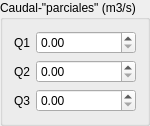
             <widget class="QGroupBox" name="groupBox_17">
              <property name="maximumSize">
               <size>
                <width>150</width>
                <height>16777215</height>
               </size>
              </property>
              <property name="title">
               <string>Caudal-&quot;parciales&quot; (m3/s)</string>
              </property>
              <layout class="QFormLayout" name="formLayout_6">
               <item row="0" column="0">
                <widget class="QLabel" name="label_55">
                 <property name="text">
                  <string>Q1</string>
                 </property>
                </widget>
               </item>
               <item row="0" column="1">
                <widget class="QDoubleSpinBox" name="dsbQ1">
                 <property name="sizePolicy">
                  <sizepolicy hsizetype="Fixed" vsizetype="Fixed">
                   <horstretch>0</horstretch>
                   <verstretch>0</verstretch>
                  </sizepolicy>
                 </property>
                 <property name="maximumSize">
                  <size>
                   <width>106</width>
                   <height>16777215</height>
                  </size>
                 </property>
                </widget>
               </item>
               <item row="1" column="0">
                <widget class="QLabel" name="label_56">
                 <property name="text">
                  <string>Q2</string>
                 </property>
                </widget>
               </item>
               <item row="1" column="1">
                <widget class="QDoubleSpinBox" name="dsbQ2">
                 <property name="maximumSize">
                  <size>
                   <width>106</width>
                   <height>16777215</height>
                  </size>
                 </property>
                </widget>
               </item>
               <item row="2" column="0">
                <widget class="QLabel" name="label_57">
                 <property name="text">
                  <string>Q3</string>
                 </property>
                </widget>
               </item>
               <item row="2" column="1">
                <widget class="QDoubleSpinBox" name="dsbQ3">
                 <property name="maximumSize">
                  <size>
                   <width>106</width>
                   <height>16777215</height>
                  </size>
                 </property>
                </widget>
               </item>
              </layout>
             </widget>
